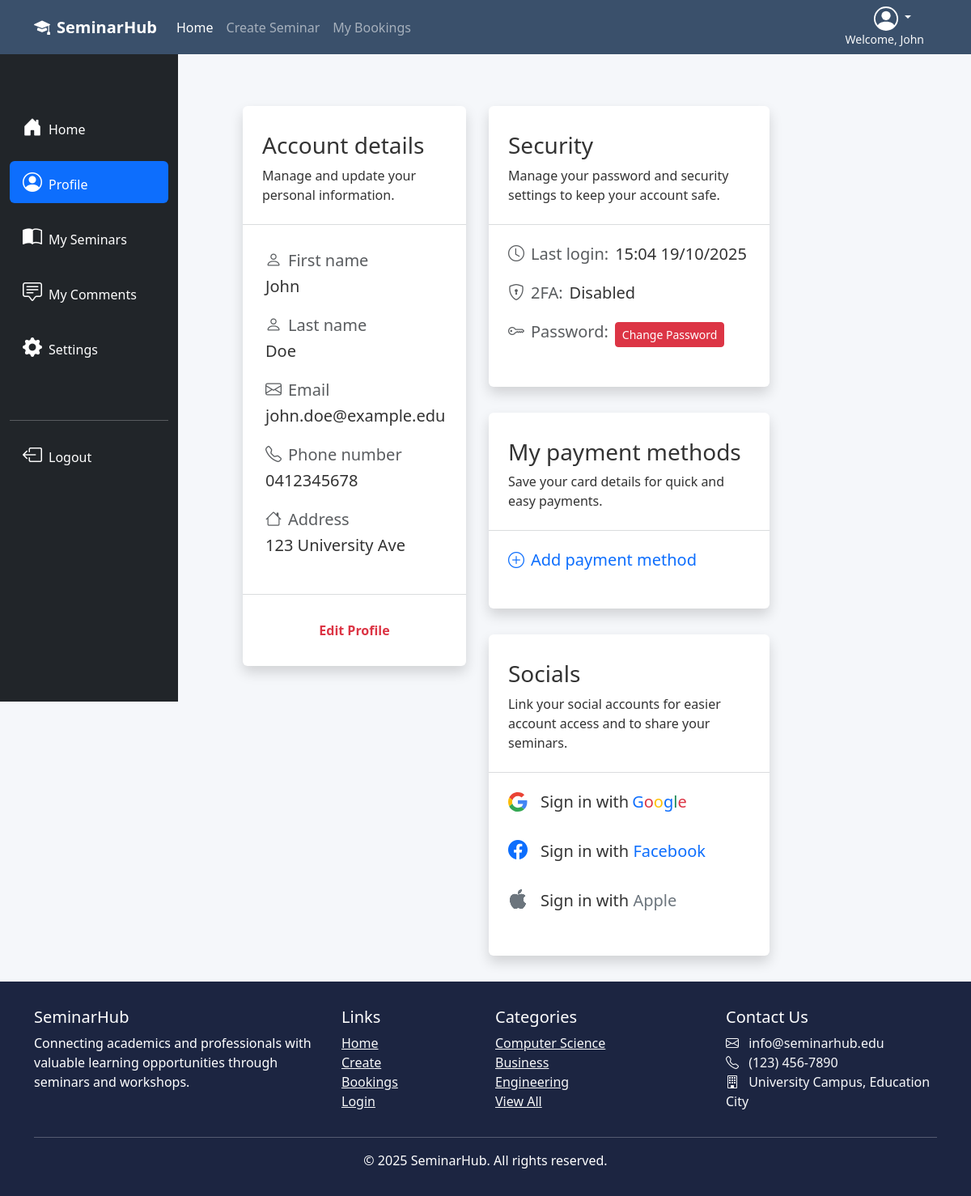
Page /profile/1 (signed in) on the earlier database version.
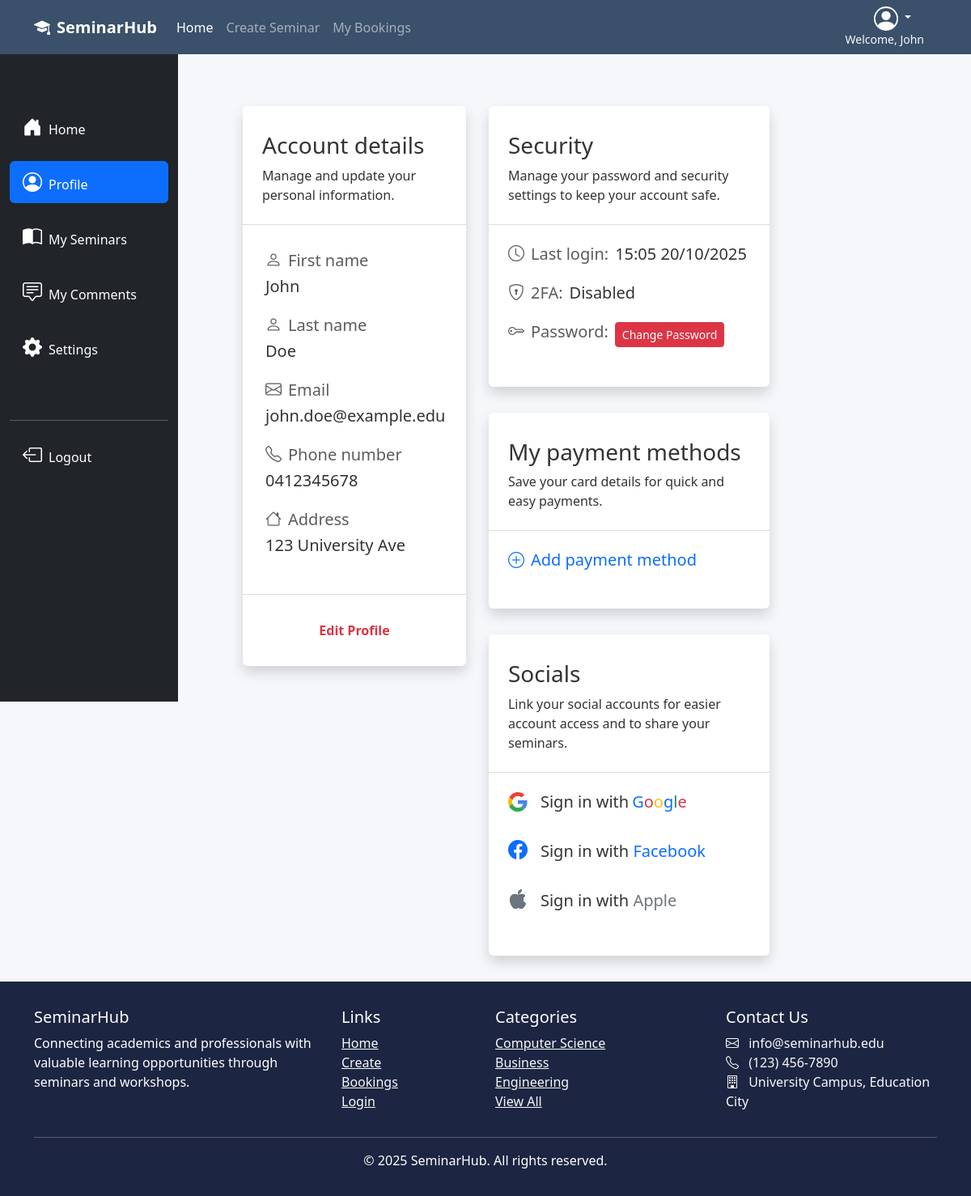
Same page on the later database version.
### SeminarHub/models.py (models this page shows, shortened)
class User(db.Model, UserMixin):
    __tablename__ = 'users'
    id = db.Column(db.Integer, primary_key=True)
    first_name = db.Column(db.String(64), index=True)
    last_name  = db.Column(db.String(64), index=True)
    email      = db.Column(db.String(64), unique=True)
    password_hash = db.Column(db.String(256), nullable=False)
    number     = db.Column(db.String(64), nullable=False)
    address    = db.Column(db.String(256), nullable=False)
    last_seen = db.Column(db.DateTime, default=datetime.now())
    bookings      = db.relationship("Booking", back_populates="user")
    comments      = db.relationship("Comment", back_populates="user")
    owned_events  = db.relationship("Event",   back_populates="owner")

### SeminarHub/user/user.py (the view)
@user_bp.route('/profile/<user_id>')
@login_required
def profile(user_id):
    user = User.query.filter_by(id = current_user.id).first()
    return render_template('profile.html', heading = 'Profile | ', user = user, details_template = '_account_details.html')

### SeminarHub/user/templates/profile.html (shortened to what this page needs)
{% extends '_profile_navigation.html' %}
{% set active_page = 'profile' %}
{% block profile_content %}
<div class="container-fluid pt-md-3 pt-2 ps-4 pe-4 ps-lg-0 mt-md-5 mt-3">
    <div class="row">
        <div class="col-12 col-lg-5 col-xl-4 pb-3">
            <div class="profile-form-section shadow rounded mb-3 w-100">
                {% block account_details %}
                    {% include details_template %}
                {% endblock %}
            </div>
        </div>
        <div class="col-12 col-lg-5 pe-4">
            <div class="row ps-3 pb-3">
                <div class="profile-form-section shadow rounded mb-3 w-100">
                    <div class="col">
                        <div class="px-4 mb-4">
                            <h3 class="">Security</h3>
                            <p>Manage your password and security settings to keep your account safe.</p>
                        </div>
                        <hr class="text-secondary">
                        <div class="px-4 mb-3 mt-4 d-column d-md-flex">
                            <h5 class="me-2 text-muted mb-2 text-nowrap"><i class="bi bi-clock fs-5 pe-2"></i>Last login:</h5>
                            <h5 class="">{% if user.last_seen %}{{user.last_seen.strftime('%H:%M %d/%m/%Y')}}{% else %}No previous login{% endif %}</h5>
                        </div>
                        <div class="px-4 mb-3 d-column d-md-flex">
                            <h5 class="me-2 text-muted mb-2"><i class="bi bi-shield-lock fs-5 pe-2"></i>2FA:</h5>
                            <h5 class="">Disabled</h5>
                        </div>
                        <div class="px-4 mb-3 d-column d-md-flex">
                            <h5 class="me-2 text-muted text text-nowrap"><i class="bi bi-key fs-5 pe-2"></i>Password:</h5>
                            <a href="{{url_for('auth.change_password', user_id=current_user.id)}}" class="text-decoration-none text-danger text-nowrap"><button class="btn btn-danger btn-sm me-2 py-1 ">Change Password</button></a>
                        </div>
                    </div>
                </div>
            </div>
            <div class="row ps-3 pb-3">
                <div class="profile-form-section shadow rounded mb-3 w-100">
                    <div class="col">
                        <div class="px-4 mb-4">
                            <h3 class="">My payment methods</h3>
                            <p>Save your card details for quick and easy payments.</p>
                        </div>
                        <hr class="text-secondary">
                        <div class="px-4 mb-3 mt-4">
                            <a href="" class="text-decoration-none"><h5 class=""><i class="bi bi-plus-circle fs-5 pe-2"></i>Add payment method</h5></a>
                        </div>
                    </div>
                </div>
            </div>
            <div class="row ps-3 pb-3">
                <div class="profile-form-section shadow rounded mb-3 w-100">
                    <div class="col">
                        <div class="px-4 mb-4">
                            <h3 class="">Socials</h3>
                            <p>Link your social accounts for easier account access and to share your seminars.</p>
                        </div>
                        <hr class="text-secondary">
                        <div class="px-4 mb-4 mt-4 d-flex">
                            <a href="" class="text-decoration-none text-reset">
                                <h5 class="google-icon-container">
                                    Sign in with <span class="text-primary ms-1">G</span><span class="text-danger">o</span><span class="text-warning">o</span><span class="text-primary">g</span><span class="text-success">l</span><span class="text-danger">e</span>
                                </h5>
                            </a>
                        </div>
                        <div class="px-4 mb-4 mt-4 d-flex">
                            <a href="" class="text-decoration-none text-reset"><h5 class=""><i class="bi bi-facebook h4 pe-3 text-primary"></i>Sign in with <span class="text-primary">Facebook</span></h5></a>
                        </div>
                        <div class="px-4 mb-3 mt-4 d-flex">
                            </i><a href="" class="text-decoration-none text-reset"><h5 class=""><i class="bi bi-apple h4 pe-3 text-secondary"></i>Sign in with <span class="text-secondary">Apple</span></h5></a>
                        </div>
                    </div>
                </div>
            </div>
        </div>
    </div>
</div>
{% endblock %}

### SeminarHub/user/templates/_profile_navigation.html (shortened to what this page needs)
{% extends 'base.html' %}
{% block content %}
<div class="row g-0">
    <div class="col-2 col-sm-3">
        <div class="d-flex flex-column flex-shrink-0 p-0 p-sm-2 py-lg-3 align-items-center align-items-sm-start bg-dark vh-100 profile-sidebar sticky-top z-1">
            <ul class="nav nav-pills flex-column mb-5 mt-5 px-0 px-sm-1 w-100">
                <li class="nav-item mb-3">
                    <a href="{{url_for('main.index')}}" class="nav-link profile-link text-white"><span class="text-nowrap"><i class="bi bi-house-door-fill me-2 fs-4"></i><span class="d-none d-md-inline">Home</span></span></a>
                </li>
                <li class="nav-item mb-3">
                    <a href="{{url_for('user.profile', user_id=current_user.id)}}" class="nav-link {% if active_page == 'profile' %} active {% else %} profile-link text-white {% endif %}"><span class="text-nowrap"><i class="bi bi-person-circle me-2 fs-4"></i><span class="d-none d-md-inline">Profile</span></span></a>
                </li>
                <li class="nav-item mb-3">
                    <a href="{{url_for('user.events', user_id=current_user.id)}}" class="nav-link {% if active_page == 'events' %} active {% else %} profile-link text-white {% endif %}"><span class="text-nowrap"><i class="bi bi-book-half me-2 fs-4"></i><span class="d-none d-md-inline text-nowrap">My Seminars</span></span></a>
                </li>
                <li class="nav-item mb-3">
                    <a href="{{url_for('user.comments', user_id=current_user.id)}}" class="nav-link {% if active_page == 'comments' %} active {% else %} profile-link text-white {% endif %}"><span class="text-nowrap"><i class="bi bi-chat-square-text me-2 fs-4"></i><span class="d-none d-md-inline">My Comments</span></span></a>
                </li>
                <li class="nav-item mb-5">
                    <a href="#" class="nav-link profile-link text-white"><span><i class="bi bi-gear-fill me-2 fs-4"></i><span class="d-none d-md-inline">Settings</span></span></a>
                </li>
                <hr class="border-white">
                <li class="nav-item mt-auto">
                    <a href="{{url_for('auth.logout')}}" class="nav-link profile-link text-white"><span><i class="bi bi-box-arrow-left fs-4 pe-2"></i><span class="d-none d-lg-inline">Logout</span></span></a>
                </li>
            </ul>
        </div>
    </div>
    <div class="col-10 col-sm-9">
    {% block profile_content %}
    {% endblock %}
    </div>
</div>
{% endblock %}

### SeminarHub/templates/base.html (shortened to what this page needs)
<!DOCTYPE html>
<html lang="en">
<head>
  <link href="https://cdn.jsdelivr.net/npm/bootstrap@5.3.0/dist/css/bootstrap.min.css" rel="stylesheet">
  <link rel="stylesheet" href="https://cdn.jsdelivr.net/npm/bootstrap-icons@1.10.0/font/bootstrap-icons.css">
  <link rel="stylesheet" href="{{ url_for('static', filename='style/stylesheet.css') }}">
</head>
<body class="d-flex flex-column min-vh-100">
  <header>
    {% include "_navigation.html" %}
  </header>
  <main class="flex-fill">
    {% block content %}{% endblock %}
  </main>
  {% include "_footer.html" %}
</body>
</html>

### SeminarHub/templates/_navigation.html (shortened to what this page needs)
<nav class="navbar navbar-expand-lg navbar-dark sticky-top">
    <div class="container">
        <a class="navbar-brand fw-bold" href="{{ url_for('main.index') }}">
            <i class="bi bi-mortarboard-fill me-2"></i>SeminarHub
        </a>
        {% if current_user.is_authenticated %}
        <div class="ms-auto order-lg-last text-end">
            <div class="dropdown pe-3">
                <a href="#" class="d-block link-body-emphasis text-decoration-none dropdown-toggle text-light pe-3" data-bs-toggle="dropdown" aria-expanded="false">
                </a>
                <small class="d-block text-end text-light">Welcome, {{ current_user.first_name }}</small>
            </div>
        </div>
        {% endif %}
        <div class="collapse navbar-collapse" id="navbarNav">
            <ul class="navbar-nav me-auto">
                <li class="nav-item">
                    <a class="nav-link active" href="{{ url_for('main.index') }}">Home</a>
                </li>
                <li class="nav-item">
                    <a class="nav-link" href="{{url_for('event.create')}}">Create Seminar</a>
                </li>
                <li class="nav-item">
                    <a class="nav-link" href="{{url_for('booking.booking')}}">My Bookings</a>
                </li>
            </ul>
        </div>
    </div>
</nav>

### SeminarHub/user/templates/_account_details.html
<div class="px-4 mb-4">
    <h3 class="">Account details</h3>
    <p>Manage and update your personal information.</p>
</div>
<hr class="text-secondary">
<div class="px-4 py-2 mt-4">
    <div class="mb-4 ms-1">
        <h5 class="me-4 text-muted mb-2"><i class="bi bi-person fs-5 pe-2"></i>First name</h5>
        <h5 class="">{{user.first_name}}</h5>
    </div>
    <div class="mb-4 ms-1">
        <h5 class="me-4 text-muted mb-2"><i class="bi bi-person fs-5 pe-2"></i>Last name</h5>
        <h5 class="">{{user.last_name}}</h5>
    </div>
    <div class="mb-4 ms-1">
        <h5 class="me-4 text-muted mb-2"><i class="bi bi-envelope fs-5 pe-2"></i>Email</h5>
        <h5 class="">{{user.email}}</h5>
    </div>
    <div class="mb-4 ms-1">
        <h5 class="me-4 text-muted mb-2"><i class="bi bi-telephone fs-5 pe-2"></i>Phone number</h5>
        <h5 class="">{{user.number}}</h5>
    </div>
    <div class="mb-4 ms-1">
        <h5 class="me-4 text-muted mb-2"><i class="bi bi-house fs-5 pe-2"></i>Address</h5>
        <h5 class="">{{user.address}}</h5>
    </div>
</div>
<hr class="text-secondary">
<div class="text-center pt-3">
    <a href="{{url_for('user.edit_profile', user_id=current_user.id)}}" class="text-danger fw-bold text-decoration-none h6">Edit Profile</a>
</div>

### SeminarHub/templates/_footer.html
<footer class="mt-auto">
  <div class="container">
    <div class="row">
      <div class="col-md-4">
        <h5>SeminarHub</h5>
        <p>Connecting academics and professionals with valuable learning opportunities through seminars and workshops.</p>
      </div>
      <div class="col-md-2">
        <h5>Links</h5>
        <ul class="list-unstyled">
          <li><a href="{{ url_for('main.index') }}" class="text-light">Home</a></li>
          <li><a href="{{ url_for('event.create') }}" class="text-light">Create</a></li>
          <li><a href="{{ url_for('booking.booking') }}" class="text-light">Bookings</a></li>
          <li><a href="#" class="text-light">Login</a></li>
        </ul>
      </div>
      <div class="col-md-3">
        <h5>Categories</h5>
        <ul class="list-unstyled">
          <li><a href="{{url_for('main.index', category='Computer Science')}}" class="text-light">Computer Science</a></li>
          <li><a href="{{url_for('main.index', category='Business')}}" class="text-light">Business</a></li>
          <li><a href="{{url_for('main.index', category='Engineering')}}" class="text-light">Engineering</a></li>
          <li><a href="{{url_for('main.index')}}" class="text-light">View All</a></li>
        </ul>
      </div>
      <div class="col-md-3">
        <h5>Contact Us</h5>
        <address class="text-light mb-0">
          <i class="bi bi-envelope me-2"></i> info@seminarhub.edu<br>
          <i class="bi bi-telephone me-2"></i> (123) 456-7890<br>
          <i class="bi bi-building me-2"></i> University Campus, Education City
        </address>
      </div>
    </div>
    <hr class="bg-light">
    <div class="text-center">
      <p class="mb-0">© {{ current_year or 2025 }} SeminarHub. All rights reserved.</p>
    </div>
  </div>
</footer>

### SeminarHub/static/style/stylesheet.css (style rules this page uses)
:root { --primary: #3a506b; --secondary: #5bc0be; --light: #f8f9fa; --dark: #1c2541; --accent: #e07a5f; }
html, body { min-height: 100%; margin: 0; padding: 0; }
body { font-family: 'Segoe UI', Tahoma, Geneva, Verdana, sans-serif; background-color: #f5f7fa; color: #333; }
.navbar { background-color: var(--primary); }
footer { background-color: var(--dark); color: white; padding: 2rem 0; margin-top: 3rem; }
.profile-form-section { background-color: white; border-radius: 10px; box-shadow: 0 4px 6px rgba(0, 0, 0, 0.1); padding: 2rem 0; margin-bottom: 2rem; }
.profile-sidebar { max-width: 220px; }
.google-icon { width: 24px; height: 24px; }
.google-icon-container { display: flex; align-items: center; }

Differences in the rows shown:
changed User "John": last_seen "15:04 19/10/2025" → "15:05 20/10/2025"
